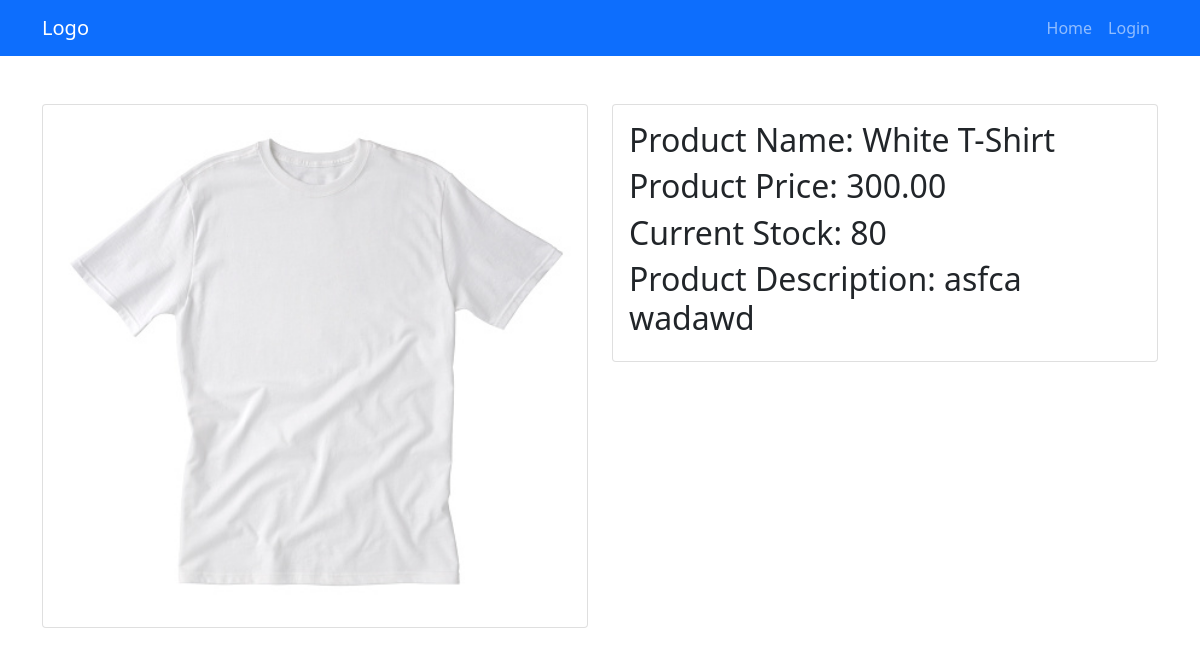
The app's page /pages/action.php?status=detail&id=8 with its own data.
### tables this page shows
CREATE TABLE `products` (
  `id` int(10) NOT NULL,
  `name` varchar(256) NOT NULL,
  `price` float(10,2) NOT NULL,
  `stock` int(10) NOT NULL,
  `description` text NOT NULL,
  `image` text NOT NULL
);

### app/classes/Product.php (called while the page is built, shortened)
<?php
class Product
{
    public function getProductInfoById($id)
    {
        $this->link = mysqli_connect('localhost', 'root', '', 'wp');
        if ($this->link)
        {
            $this->sql = "SELECT * FROM products WHERE id ='$id' ";
            if (mysqli_query($this->link, $this->sql))
            {
                $this->queryResult = mysqli_query($this->link, $this->sql);
                return mysqli_fetch_assoc($this->queryResult);
            }
            else
            {
                die('Query Problem...'.mysqli_error($this->link));
            }
        }
    }
}

### pages/detail.php (the view)
<?php include 'includes/header.php'; ?>
    <section class="py-5">
        <div class="container">
            <div class="row">
                <div class="col-md-6">
                    <div class="card card-body">
                        <img src="<?php echo $productInfo['image']; ?>" alt="" class="w-100">
                    </div>
                </div>
                <div class="col-md-6">
                    <div class="card card-body">
                        <h2 class="card-title">Product Name: <?php echo $productInfo['name']; ?></h2>
                        <h2 class="card-title">Product Price: <?php echo $productInfo['price']; ?></h2>
                        <h2 class="card-title">Current Stock: <?php echo $productInfo['stock']; ?></h2>
                        <h2 class="card-title">Product Description: <?php echo $productInfo['description']; ?></h2>
                    </div>
                </div>
            </div>
        </div>
    </section>
<?php include 'includes/footer.php'; ?>

### records on screen
products: image (picture), name "White T-Shirt", price "300.00", stock "80", description "asfca wadawd"
